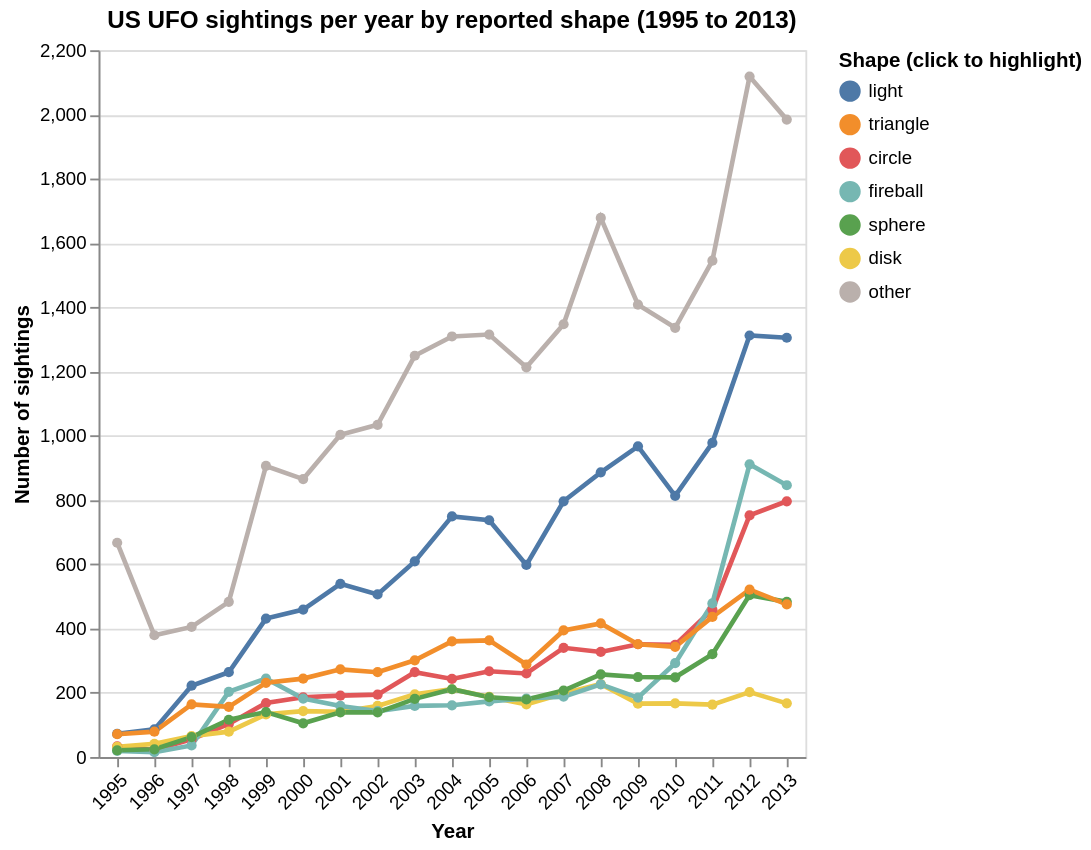

Notebook code cell kept with this figure:
### Markdown cell above
## 3. Plot 1: sightings per year by shape

**Encodings:** year on the x axis (ordinal, since these are whole years), number of sightings on the y axis (quantitative), and shape as color (nominal).

**Colors:** shape is a categorical variable with no natural order, so I use a categorical scheme (`tableau10`) where each shape gets a clearly different hue. The `other` group is drawn in gray so it reads as background.

**Interactivity:** clicking a shape in the legend highlights that line and fades the others (shift + click selects more than one). Hovering shows a tooltip with the exact year, shape, and count.

### Code cell
per_year = (us.groupby(['year', 'shape_group']).size()
              .reset_index(name='sightings'))

shape_order = top_shapes + ['other']
shape_colors = ['#4e79a7', '#f28e2b', '#e15759', '#76b7b2', '#59a14f', '#edc948', '#bab0ac']

legend_select = alt.selection_point(fields=['shape_group'], bind='legend')

plot1 = alt.Chart(per_year).mark_line(point=True, strokeWidth=2.5).encode(
    x=alt.X('year:O', title='Year', axis=alt.Axis(labelAngle=-45)),
    y=alt.Y('sightings:Q', title='Number of sightings'),
    color=alt.Color('shape_group:N', title='Shape (click to highlight)',
                    legend=alt.Legend(titleLimit=250),
                    scale=alt.Scale(domain=shape_order, range=shape_colors),
                    sort=shape_order),
    opacity=alt.condition(legend_select, alt.value(1.0), alt.value(0.12)),
    tooltip=[alt.Tooltip('year:O', title='Year'),
             alt.Tooltip('shape_group:N', title='Shape'),
             alt.Tooltip('sightings:Q', title='Sightings')]
).add_params(legend_select).properties(
    width='container', height=380,
    title='US UFO sightings per year by reported shape (1995 to 2013)'
)

plot1

### Figure 1 — Vega-Lite specification as saved in the notebook (floating-point values rounded to 4 significant figures; data arrays with more than 128 entries replaced by an {"elided": "..."} marker saying what was removed)
{"config": {"view": {"continuousWidth": 300, "continuousHeight": 300}}, "data": {"name": "data-da1df49afeb43586449a5410aeae01ab"}, "mark": {"type": "line", "point": true, "strokeWidth": 2.5}, "encoding": {"color": {"field": "shape_group", "legend": {"titleLimit": 250}, "scale": {"domain": ["light", "triangle", "circle", "fireball", "sphere", "disk", "other"], "range": ["#4e79a7", "#f28e2b", "#e15759", "#76b7b2", "#59a14f", "#edc948", "#bab0ac"]}, "sort": ["light", "triangle", "circle", "fireball", "sphere", "disk", "other"], "title": "Shape (click to highlight)", "type": "nominal"}, "opacity": {"condition": {"param": "param_29e6a1abe785d7d0", "value": 1.0}, "value": 0.12}, "tooltip": [{"field": "year", "title": "Year", "type": "ordinal"}, {"field": "shape_group", "title": "Shape", "type": "nominal"}, {"field": "sightings", "title": "Sightings", "type": "quantitative"}], "x": {"axis": {"labelAngle": -45}, "field": "year", "title": "Year", "type": "ordinal"}, "y": {"field": "sightings", "title": "Number of sightings", "type": "quantitative"}}, "height": 380, "params": [{"name": "param_29e6a1abe785d7d0", "select": {"type": "point", "fields": ["shape_group"]}, "bind": "legend"}], "title": "US UFO sightings per year by reported shape (1995 to 2013)", "width": "container", "$schema": "https://vega.github.io/schema/vega-lite/v6.4.1.json", "datasets": {"data-da1df49afeb43586449a5410aeae01ab": {"elided": "133 records"}}}
